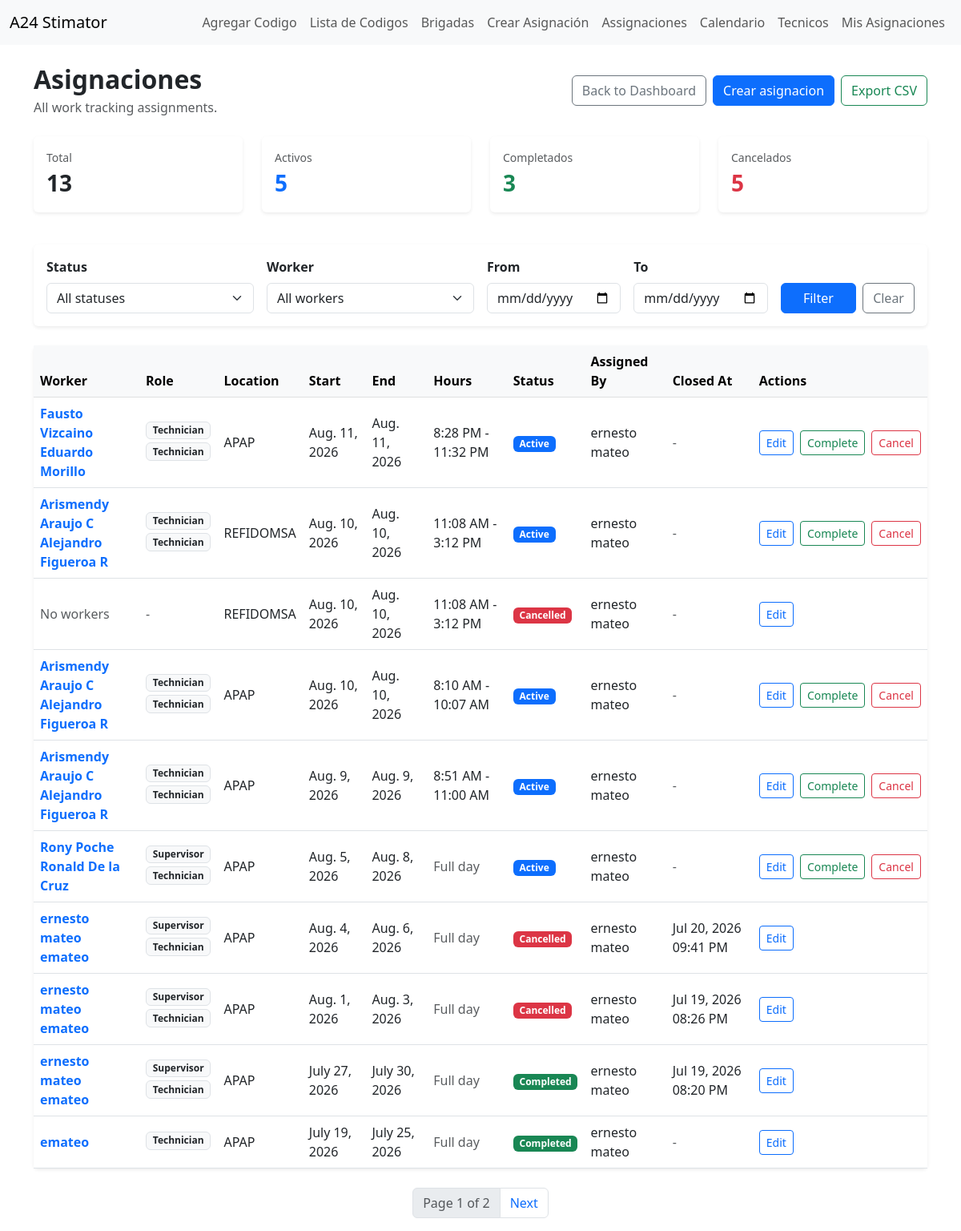
The app's page /work-tracking/assignments/ (signed in) with its own data.
### work_tracking/models.py (models this page shows, shortened)
class UserProfile(models.Model):
    ROLE_MANAGEMENT = 'management'
    ROLE_SUPERVISOR = 'supervisor'
    ROLE_TECHNICIAN = 'technician'
    ROLE_CHOICES = [
        (ROLE_MANAGEMENT, 'Management'),
        (ROLE_SUPERVISOR, 'Supervisor'),
        (ROLE_TECHNICIAN, 'Technician'),
    ]
    user = models.OneToOneField(User, on_delete=models.CASCADE, related_name='profile')
    role = models.CharField(max_length=20, choices=ROLE_CHOICES, default=ROLE_TECHNICIAN)
    age = models.PositiveIntegerField(null=True, blank=True)
    company = models.CharField(max_length=150, null=True, blank=True)
    description = models.TextField(null=True, blank=True)
    abilities = models.TextField(null=True, blank=True)
    created_by = models.ForeignKey(User, on_delete=models.PROTECT, null=True, blank=True,
                                   related_name='created_worker_profiles')
    created_at = models.DateTimeField(auto_now_add=True)
    timezone = models.CharField(
        max_length=50,
        default="America/Santo_Domingo"
    )
    def is_technician(self):
        return self.role == self.ROLE_TECHNICIAN

class TechnicianAssigment(models.Model):
    STATUS_ACTIVE = 'active'
    STATUS_CANCELLED = 'cancelled'
    STATUS_COMPLETED = 'completed'
    STATUS_CHOICES = [
        (STATUS_ACTIVE, 'Active'),
        (STATUS_CANCELLED, 'Cancelled'),
        (STATUS_COMPLETED, 'Completed'),
    ]
    workers = models.ManyToManyField(User, through='AssignmentMember', related_name='work_assignments')
    assigned_by = models.ForeignKey(User, on_delete=models.PROTECT, related_name='created_technician_assigments')
    location = models.CharField(max_length=255)
    work_description = models.TextField(blank=True, null=True)
    start_date = models.DateField()
    end_date = models.DateField()
    start_time = models.TimeField(null=True, blank=True)
    end_time = models.TimeField(null=True, blank=True)
    status = models.CharField(max_length=20, choices=STATUS_CHOICES, default=STATUS_ACTIVE)
    created_at = models.DateTimeField(auto_now_add=True)
    completion_notes = models.TextField(blank=True)
    cancel_reason = models.TextField(blank=True)
    completed_at = models.DateTimeField(null=True,blank=True)
    cancelled_at = models.DateTimeField(null=True,blank=True)

### work_tracking/views.py (the view)
# urls.py: path("assignments/", views.assignment_list_view, name="assignment_list"),
@login_required(login_url='login')
def assignment_list_view(request):
    if not hasattr(request.user, 'profile'):
        messages.error(request, "You do not have a profile. Please contact the administrator.")
        return redirect('my_schedule')
    if request.user.profile.is_technician():
        messages.error(request, "Technicians cannot view all assignments.")
        return redirect('my_schedule')
    assignments =  TechnicianAssigment.objects.prefetch_related("workers", "workers__profile").select_related("assigned_by").order_by("-start_date", "-created_at")
    summary_queryset = TechnicianAssigment.objects.all()
    summary ={
        "total": summary_queryset.count(),
        "active": summary_queryset.filter(status=TechnicianAssigment.STATUS_ACTIVE).count(),
        "completed": summary_queryset.filter(status=TechnicianAssigment.STATUS_COMPLETED).count(),
        "cancelled": summary_queryset.filter(status = TechnicianAssigment.STATUS_CANCELLED).count(),
    }
    status = request.GET.get("status","")
    worker_id=request.GET.get("worker","")
    start_date = request.GET.get("start_date","")
    end_date = request.GET.get("end_date","")
    if status:
        assignments = assignments.filter(status=status)
    if worker_id:
        assignments = assignments.filter(workers__id = worker_id)
    if start_date:
        assignments = assignments.filter(end_date__gte=start_date)
    if end_date:
        assignments = assignments.filter(start_date__lte=end_date)
    workers = UserProfile.objects.select_related("user").filter(
        role__in =[
            UserProfile.ROLE_SUPERVISOR,
            UserProfile.ROLE_TECHNICIAN
        ]
    ).order_by("user__first_name", "user__last_name", "user__username")
    paginator = Paginator(assignments,10)
    page_number = request.GET.get('page')
    page_obj = paginator.get_page(page_number)
    return render(request, 'work_tracking/assignment_list.html',
                  {'assignments': page_obj,
                   'page_obj':page_obj,
                   "workers": workers,
                   "selected_status":status,
                   "selected_worker": worker_id,
                   "selected_start_date": start_date,
                   "selected_end_date": end_date,
                   "status_choices": TechnicianAssigment.STATUS_CHOICES,
                   "summary": summary,
                   })

### work_tracking/templates/work_tracking/assignment_list.html (shortened to what this page needs)
{% extends 'html/layout.html' %}
{% block content %}
<div class="d-flex justify-content-between align-items-center mb-4">
    <div>
        <h2 class="fw-bold mb-1">Asignaciones</h2>
        <p class="text-muted mb-0">All work tracking assignments.</p>
    </div>
    <div class="d-flex gap-2">
        <a href="{% url 'work_tracking_dashboard' %}" class="btn btn-outline-secondary">
            Back to Dashboard
        </a>
        <a href="{% url 'create_assignment' %}" class="btn btn-primary">
            Crear asignacion
        </a>
        <a href="{% url 'export_assignments_csv' %}?status={{ selected_status }}&worker={{ selected_worker }}&start_date={{ selected_start_date }}&end_date={{ selected_end_date }}"
        class="btn btn-outline-success">
            Export CSV
        </a>
    </div>
</div>
<div class="row mb-4">
    <div class="col-md-3 mb-3">
        <div class="card border-0 shadow-sm h-100">
            <div class="card-body">
                <div class="text-muted small">Total</div>
                <div class="fs-3 fw-bold">{{ summary.total }}</div>
            </div>
        </div>
    </div>
    <div class="col-md-3 mb-3">
        <div class="card border-0 shadow-sm h-100">
            <div class="card-body">
                <div class="text-muted small">Activos</div>
                <div class="fs-3 fw-bold text-primary">{{ summary.active }}</div>
            </div>
        </div>
    </div>
    <div class="col-md-3 mb-3">
        <div class="card border-0 shadow-sm h-100">
            <div class="card-body">
                <div class="text-muted small">Completados</div>
                <div class="fs-3 fw-bold text-success">{{ summary.completed }}</div>
            </div>
        </div>
    </div>
    <div class="col-md-3 mb-3">
        <div class="card border-0 shadow-sm h-100">
            <div class="card-body">
                <div class="text-muted small">Cancelados</div>
                <div class="fs-3 fw-bold text-danger">{{ summary.cancelled }}</div>
            </div>
        </div>
    </div>
</div>
<form method="get" class="card border-0 shadow-sm mb-4">
    <div class="card-body">
        <div class="row g-3 align-items-end">
            <div class="col-md-3">
                <label class="form-label fw-semibold">Status</label>
                <select name="status" class="form-select">
                    <option value="">All statuses</option>
                </select>
            </div>
            <div class="col-md-3">
                <label class="form-label fw-semibold">Worker</label>
                <select name="worker" class="form-select">
                    <option value="">All workers</option>
                </select>
            </div>
            <div class="col-md-2">
                <label class="form-label fw-semibold">From</label>
                <input type="date" name="start_date" class="form-control" value="{{ selected_start_date }}">
            </div>
            <div class="col-md-2">
                <label class="form-label fw-semibold">To</label>
                <input type="date" name="end_date" class="form-control" value="{{ selected_end_date }}">
            </div>
            <div class="col-md-2 d-flex gap-2">
                <button type="submit" class="btn btn-primary w-100">Filter</button>
                <a href="{% url 'assignment_list' %}" class="btn btn-outline-secondary">Clear</a>
            </div>
        </div>
    </div>
</form>
{% if assignments %}
    <div class="card border-0 shadow-sm">
        <div class="table-responsive">
            <table class="table table-hover align-middle mb-0">
                <thead class="table-light">
                    <tr>
                        <th>Worker</th>
                        <th>Role</th>
                        <th>Location</th>
                        <th>Start</th>
                        <th>End</th>
                        <th>Hours</th>
                        <th>Status</th>
                        <th>Assigned By</th>
                        <th>Closed At</th>
                        <th>Actions</th>
                    </tr>
                </thead>
                <tbody>
                    {% for assignment in assignments %}
                        <tr>
                            <td>
                                {% for worker in assignment.workers.all %}
                                     <a href="{% url 'assignment_detail' assignment.id %}" class="text-decoration-none fw-semibold d-block">
                                        {{ worker.get_full_name|default:worker.username }}
                                    </a>
                                {% empty %}
                                    <span class="text-muted">No workers</span>
                                {% endfor %}
                            </td>
                            <td>
                                {% for worker in assignment.workers.all %}
                                    <span class="badge bg-light text-dark border d-block mb-1">
                                        {{ worker.profile.get_role_display }}
                                    </span>
                                {% empty %}
                                    <span class="text-muted">-</span>
                                {% endfor %}
                            </td>
                            <td>{{ assignment.location }}</td>
                            <td>{{ assignment.start_date }}</td>
                            <td>{{ assignment.end_date }}</td>
                            <td>
                                {% if assignment.start_time and assignment.end_time %}
                                    {{ assignment.start_time|time:"g:i A" }} - {{ assignment.end_time|time:"g:i A" }}
                                {% else %}
                                    <span class="text-muted">Full day</span>
                                {% endif %}
                            </td>
                            <td>
                                {% if assignment.status == "completed" %}
                                    <span class="badge text-bg-success">
                                        {{ assignment.get_status_display }}
                                {% elif assignment.status == "cancelled" %}
                                    <span class="badge text-bg-danger">
                                        {{ assignment.get_status_display }}
                                    </span>
                                {% else %}
                                    <span class="badge text-bg-primary">
                                        {{ assignment.get_status_display }}
                                    </span>
                                {% endif %}
                            </td>
                            <td>
                                {{ assignment.assigned_by.get_full_name|default:assignment.assigned_by.username }}
                            </td>
                            <td>
                            {% if assignment.status == "completed" and assignment.completed_at %}
                                {{ assignment.completed_at|date:"M d, Y h:i A" }}
                            {% elif assignment.status == "cancelled" and assignment.cancelled_at %}
                                {{ assignment.cancelled_at|date:"M d, Y h:i A" }}
                            {% else %}
                                <span class="text-muted">-</span>
                            {% endif %}
                        </td>
                            <td>
                                <div class="d-flex gap-2">
                                    <a href="{% url 'edit_assignment' assignment.id %}" class="btn btn-sm btn-outline-primary">
                                        Edit
                                    </a>
                                    {% if assignment.status == "active" %}
                                        <a href="{% url 'complete_assignment' assignment.id %}" class="btn btn-sm btn-outline-success">
                                            Complete
                                        </a>
                                        <a href="{% url 'cancel_assignment' assignment.id %}" class="btn btn-sm btn-outline-danger">
                                            Cancel
                                        </a>
                                    {% endif %}
                                </div>
                            </td>
                        </tr>
                    {% endfor %}
                </tbody>
            </table>
        </div>
    </div>
    {% if page_obj.has_other_pages %}
    <nav class="mt-4" aria-label="Assignments pagination">
        <ul class="pagination justify-content-center">
            <li class="page-item disabled">
                <span class="page-link">
                    Page {{ page_obj.number }} of {{ page_obj.paginator.num_pages }}
                </span>
            </li>
            {% if page_obj.has_next %}
                <li class="page-item">
                    <a class="page-link"
                       href="?page={{ page_obj.next_page_number }}&status={{ selected_status }}&worker={{ selected_worker }}&start_date={{ selected_start_date }}&end_date={{ selected_end_date }}">
                        Next
                    </a>
                </li>
            {% endif %}
        </ul>
    </nav>
{% endif %}
{% else %}
    <div class="alert alert-info">
        No assignments have been created yet.
    </div>
{% endif %}
{% endblock %}

### records on screen
TechnicianAssigment: location "APAP", start_date "Aug. 11, 2026", end_date "Aug. 11, 2026", start_time "8:28 PM", end_time "11:32 PM", status "Active", assigned_by.get_full_name "ernesto mateo", shows "Complete"
TechnicianAssigment: location "REFIDOMSA", start_date "Aug. 10, 2026", end_date "Aug. 10, 2026", start_time "11:08 AM", end_time "3:12 PM", status "Active", assigned_by.get_full_name "ernesto mateo", shows "Complete"
TechnicianAssigment: location "REFIDOMSA", start_date "Aug. 10, 2026", end_date "Aug. 10, 2026", start_time "11:08 AM", end_time "3:12 PM", status "Cancelled", assigned_by.get_full_name "ernesto mateo"
TechnicianAssigment: location "APAP", start_date "Aug. 10, 2026", end_date "Aug. 10, 2026", start_time "8:10 AM", end_time "10:07 AM", status "Active", assigned_by.get_full_name "ernesto mateo", shows "Complete"
TechnicianAssigment: location "APAP", start_date "Aug. 9, 2026", end_date "Aug. 9, 2026", start_time "8:51 AM", end_time "11:00 AM", status "Active", assigned_by.get_full_name "ernesto mateo", shows "Complete"
TechnicianAssigment: location "APAP", start_date "Aug. 5, 2026", end_date "Aug. 8, 2026", shows "Full day", status "Active", assigned_by.get_full_name "ernesto mateo", shows "Complete"
TechnicianAssigment: location "APAP", start_date "Aug. 4, 2026", end_date "Aug. 6, 2026", shows "Full day", status "Cancelled", assigned_by.get_full_name "ernesto mateo", cancelled_at "Jul 20, 2026 09:41 PM"
TechnicianAssigment: location "APAP", start_date "Aug. 1, 2026", end_date "Aug. 3, 2026", shows "Full day", status "Cancelled", assigned_by.get_full_name "ernesto mateo", cancelled_at "Jul 19, 2026 08:26 PM"
TechnicianAssigment: location "APAP", start_date "July 27, 2026", end_date "July 30, 2026", shows "Full day", status "Completed", assigned_by.get_full_name "ernesto mateo", completed_at "Jul 19, 2026 08:20 PM"
TechnicianAssigment: location "APAP", start_date "July 19, 2026", end_date "July 25, 2026", shows "Full day", status "Completed", assigned_by.get_full_name "ernesto mateo"

### other values on screen
{{ summary.total }} "13"
{{ summary.active }} "5"
{{ summary.completed }} "3"
{{ summary.cancelled }} "5"
{{ worker.get_full_name|default:worker.username }} "Fausto Vizcaino"
{{ worker.get_full_name|default:worker.username }} "Eduardo Morillo"
{{ worker.profile.get_role_display }} "Technician"
{{ worker.get_full_name|default:worker.username }} "Arismendy Araujo C"
{{ worker.get_full_name|default:worker.username }} "Alejandro Figueroa R"
{{ worker.get_full_name|default:worker.username }} "Rony Poche"
{{ worker.get_full_name|default:worker.username }} "Ronald De la Cruz"
{{ worker.profile.get_role_display }} "Supervisor"
{{ worker.get_full_name|default:worker.username }} "ernesto mateo"
{{ worker.get_full_name|default:worker.username }} "emateo"
{{ page_obj.number }} "1"
